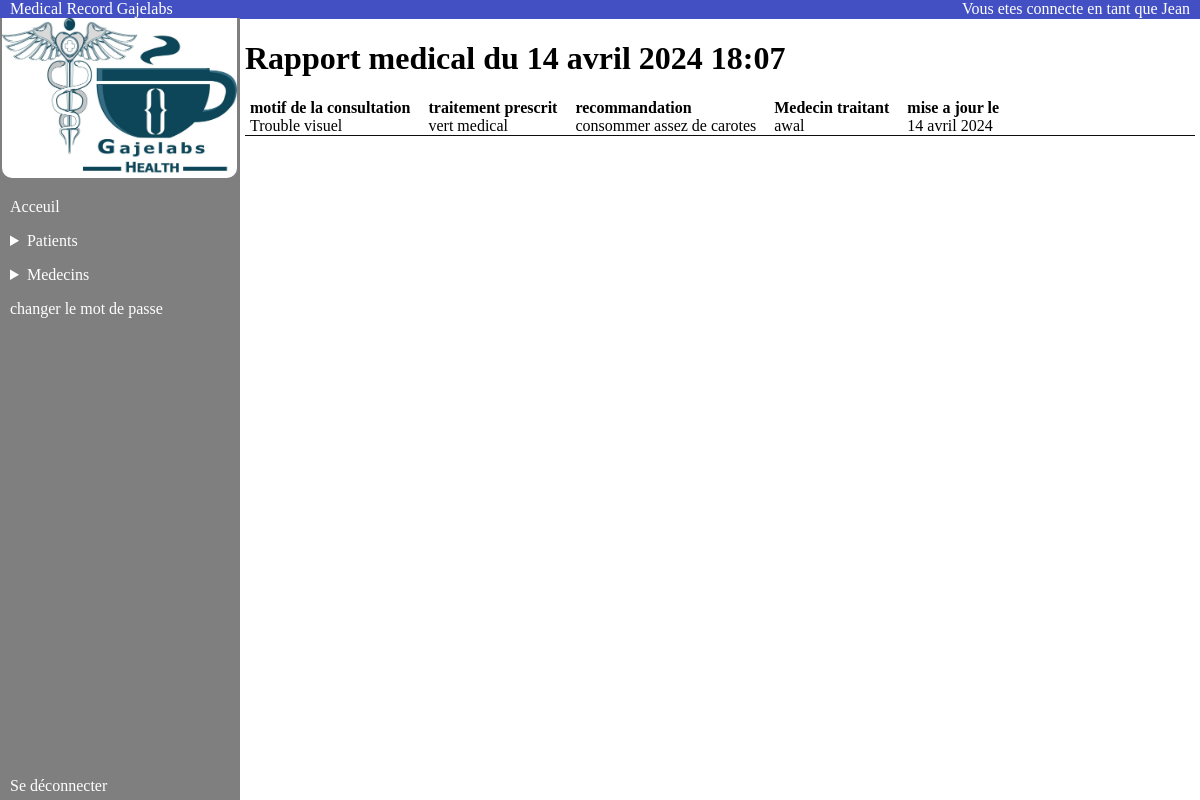
The app's page /dossier/2/rapport_medical/ (signed in) with its own data.
### authentication/models.py (models this page shows, shortened)
class User(AbstractUser):
    PATIENT = 'PATIENT'
    MEDECIN = 'MEDECIN'
    MASCULIN = 'M'
    FEMININ = 'F'
    ROLE_CHOICES_ONE = (
        (PATIENT,'patient'),
        (MEDECIN,'medecin'),
    )
    ROLE_CHOICES_TWO = (
        (MASCULIN,'M'),
        (FEMININ,'F'),
    )
    profile_photo = models.ImageField(verbose_name='photo de profil')
    role = models.CharField(max_length=30, choices=ROLE_CHOICES_ONE, verbose_name='rôle')
    date_naissance = models.DateField(null=True)
    sex = models.CharField(max_length=1,choices=ROLE_CHOICES_TWO,verbose_name='sexe')
    telephone = models.IntegerField(null=True)

### patient/models.py (models this page shows)
class Rapport_medical(models.Model):
    examen_medical = models.ForeignKey(Examen_medical,null=True,on_delete=models.CASCADE)
    motif_consultation = models.CharField(null=True,max_length=1000,verbose_name='motif de la consultation')
    traitement_prescrit = models.CharField(null=True,max_length=1000,verbose_name='traitement prescrits')
    recommandation = models.CharField(max_length=2000,null=True)
    medecin = models.ForeignKey(settings.AUTH_USER_MODEL,on_delete=models.CASCADE)
    date_consultation = models.DateTimeField(auto_now_add=True)
    date_modification = models.DateField(auto_now=True)

### patient/views.py (the view)
# urls.py: path('dossier/<int:id>/rapport_medical/',patient.views.rapport_medical,name='rapport_medical'),
@login_required
def rapport_medical(request,id):
    examen = Examen_medical.objects.get(id=id)
    rapports = Rapport_medical.objects.filter(examen_medical=examen)
    return render(request,'patient/rapport_medical.html',{"rapports":rapports})

### patient/templates/patient/rapport_medical.html
{% extends 'base.html' %}
{% block content %}
<p class="headPage"><span>Vous etes connecte en tant que {{user.username}}</span></p>
{% for rapport in rapports %}
<h1 class="DateRapport">Rapport medical du {{ rapport.date_consultation }}</h1>
<div class="listeRapport">
    <div class="elementRapport"><strong>motif de la consultation </strong> <span>{{ rapport.motif_consultation }}</span></div>
    <div class="elementRapport"><strong>traitement prescrit </strong><span>{{ rapport.traitement_prescrit }}</span></div>
    <div class="elementRapport"><strong>recommandation</strong><span>{{ rapport.recommandation }}</span></div>
    <div class="elementRapport"><strong>Medecin traitant</strong><span>{{ rapport.medecin }}</span></div>
    <div class="elementRapport"><strong>mise a jour le </strong><span>{{ rapport.date_modification }}</span></div>
</div>
<div class="DateRapport" style="border-top: 1px solid #0e0c0c;"></div>
{% endfor %}
{% endblock %}

### static/homepage.css (style rules this page uses)
body { margin: auto; }
.headPage { width: 100%; height: 19px; background-color: #4350C3; margin-top: 0; }
.headPage span { position: absolute; right: 0; margin-right: 10px; color: white; }

### static/patient_list.css (style rules this page uses)
.listeRapport { margin-left: 5px; margin-top: 8px; display: flex; flex-direction: row; flex-wrap: wrap; gap: 13px; }
.elementRapport { display: flex; flex-direction: column; margin-left: 5px; }
.DateRapport { margin-left: 5px; margin-right: 5px; }

### records on screen
User: username "Jean"
Rapport_medical: date_consultation "14 avril 2024 18:07", motif_consultation "Trouble visuel", traitement_prescrit "vert medical", recommandation "consommer assez de carotes", medecin "awal", date_modification "14 avril 2024"
